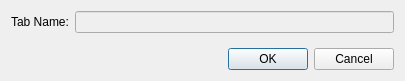
<?xml version="1.0" encoding="UTF-8"?>
<ui version="4.0">
 <class>TabEditorDialog</class>
 <widget class="QDialog" name="TabEditorDialog">
  <property name="geometry">
   <rect>
    <x>0</x>
    <y>0</y>
    <width>405</width>
    <height>81</height>
   </rect>
  </property>
  <property name="windowTitle">
   <string>Tab Editor</string>
  </property>
  <property name="windowIcon">
   <iconset resource="resources/TACConfigEditor.qrc">
    <normaloff>:/TACConfigEditor.bmp</normaloff>:/TACConfigEditor.bmp</iconset>
  </property>
  <property name="modal">
   <bool>true</bool>
  </property>
  <layout class="QVBoxLayout" name="verticalLayout">
   <item>
    <layout class="QFormLayout" name="formLayout">
     <item row="0" column="0">
      <widget class="QLabel" name="label">
       <property name="text">
        <string>Tab Name:</string>
       </property>
      </widget>
     </item>
     <item row="0" column="1">
      <widget class="QLineEdit" name="_tabName">
       <property name="enabled">
        <bool>false</bool>
       </property>
      </widget>
     </item>
    </layout>
   </item>
   <item>
    <widget class="QDialogButtonBox" name="buttonBox">
     <property name="orientation">
      <enum>Qt::Horizontal</enum>
     </property>
     <property name="standardButtons">
      <set>QDialogButtonBox::Cancel|QDialogButtonBox::Ok</set>
     </property>
    </widget>
   </item>
  </layout>
 </widget>
 <resources>
  <include location="resources/TACConfigEditor.qrc"/>
 </resources>
 <connections>
  <connection>
   <sender>buttonBox</sender>
   <signal>accepted()</signal>
   <receiver>TabEditorDialog</receiver>
   <slot>accept()</slot>
   <hints>
    <hint type="sourcelabel">
     <x>248</x>
     <y>254</y>
    </hint>
    <hint type="destinationlabel">
     <x>157</x>
     <y>274</y>
    </hint>
   </hints>
  </connection>
  <connection>
   <sender>buttonBox</sender>
   <signal>rejected()</signal>
   <receiver>TabEditorDialog</receiver>
   <slot>reject()</slot>
   <hints>
    <hint type="sourcelabel">
     <x>316</x>
     <y>260</y>
    </hint>
    <hint type="destinationlabel">
     <x>286</x>
     <y>274</y>
    </hint>
   </hints>
  </connection>
 </connections>
</ui>
